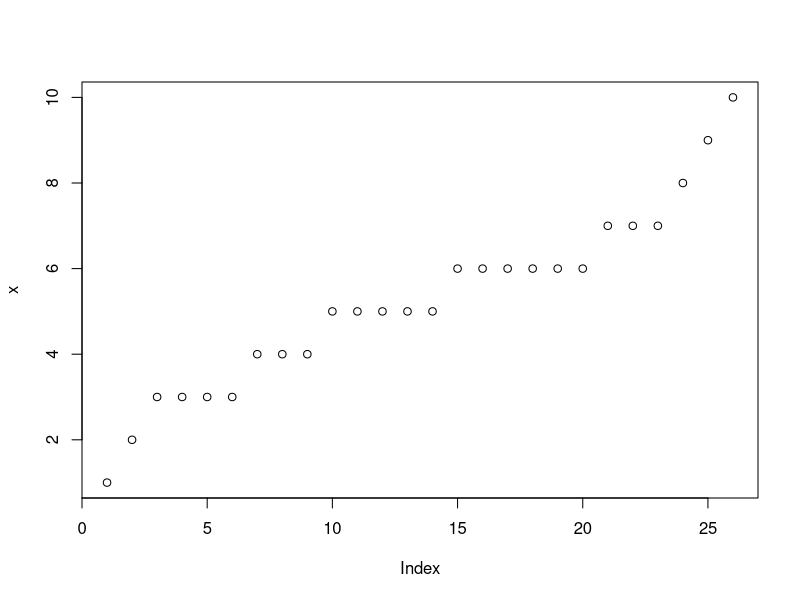
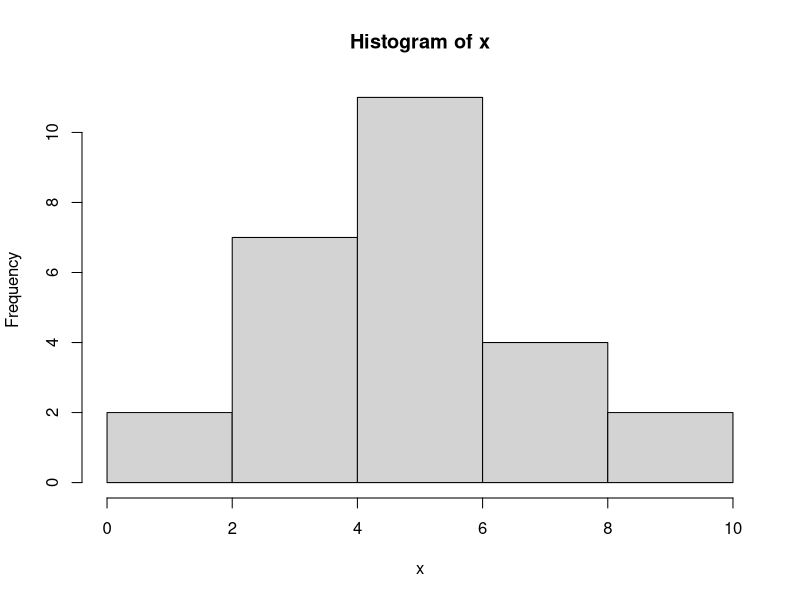
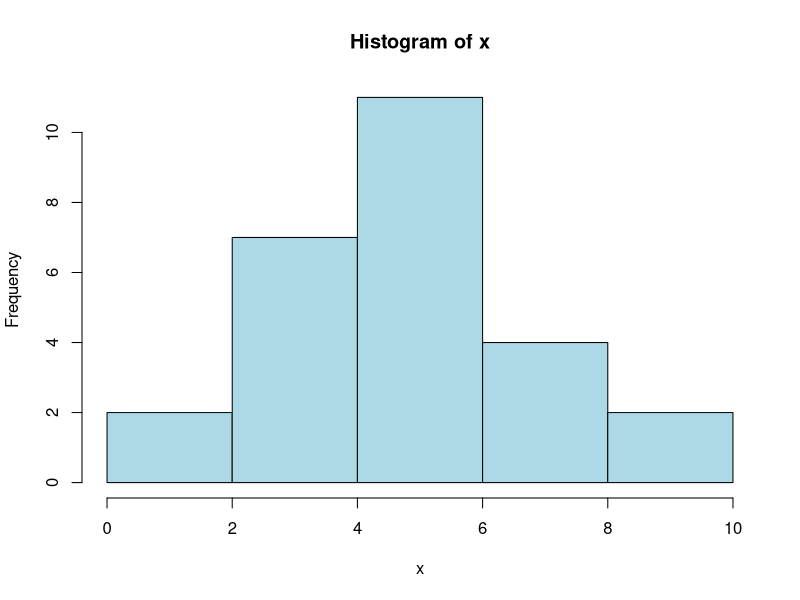
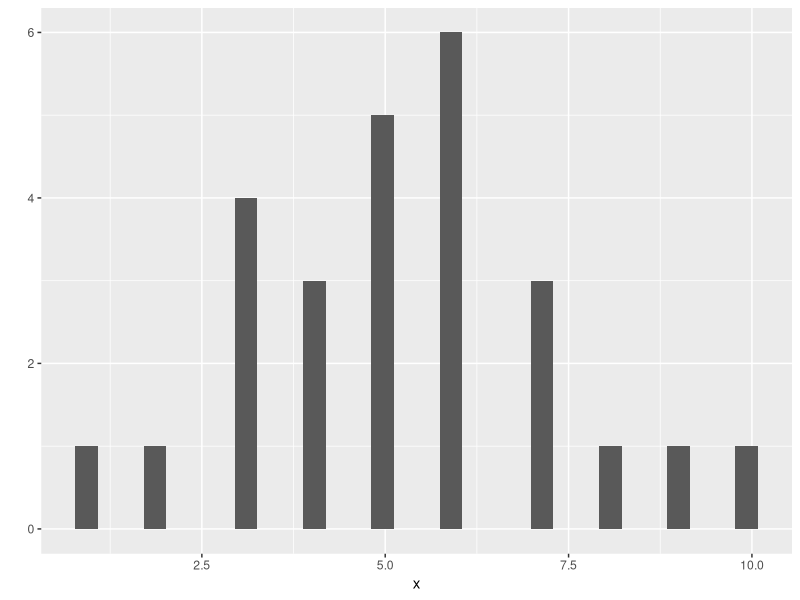
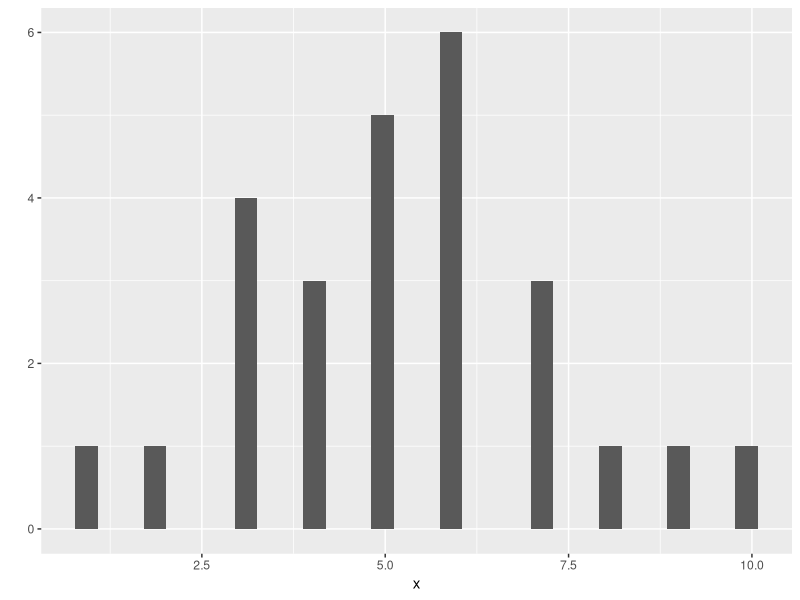
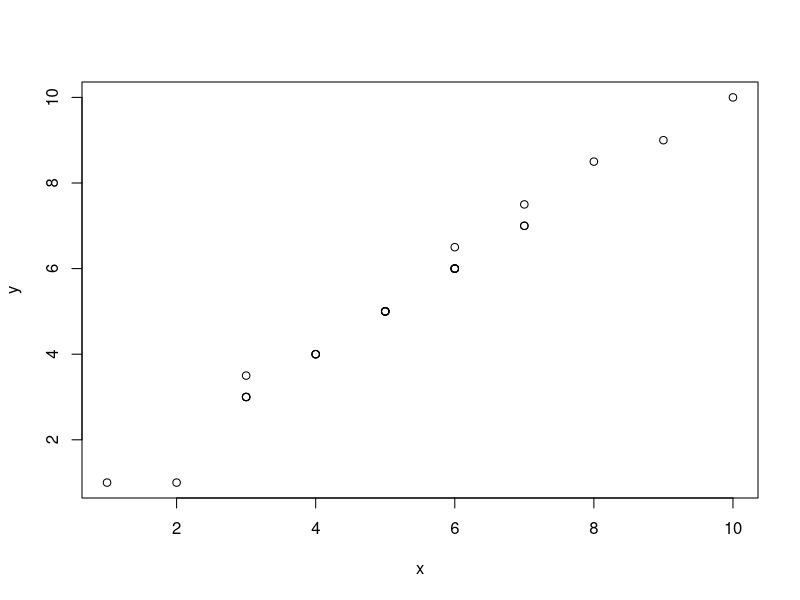
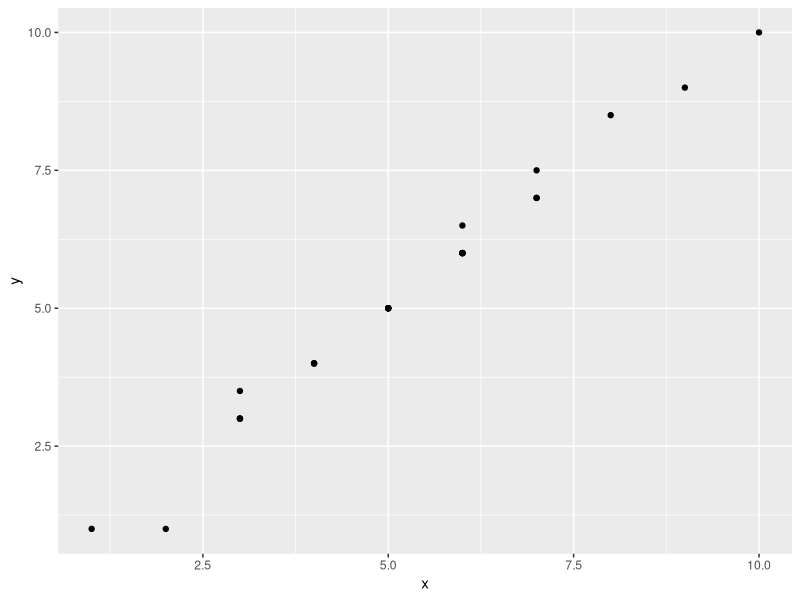

Generate these figures, in order, with R:
# ******************************************************************
#   
#           ** TP1 : R pour sciences humaines **
#                       (Maelle AMAND)
# 
# ******************************************************************
#   
# A la base, R est une grosse machine à calculer. 
# Au début des ordinateurs appelait ce genre de machines
# "number crunching machines".

# Faisons quelques calculs...

# @@@@@@@@@@@@@@@@@@@@@@@@@@@@@@@@@@@@@@@@@@@@@@@@@@@@@@@@@@@@@@@
# @@@@@@@@@@@@@@@@@@ CALCULS DE BASE @@@@@@@@@@@@@@@@@@@@@@@@@@@@
# @@@@@@@@@@@@@@@@@@@@@@@@@@@@@@@@@@@@@@@@@@@@@@@@@@@@@@@@@@@@@@@

2+4

777*10

(5+5)*2

67*2

67/0.5


# A vous! Tapez quelques calculs et observez le résultat:

# ________________________________________________________________
# ________________________________________________________________
# ________________________________________________________________

# @@@@@@@@@@@@@@@@@@@@@@@@@@@@@@@@@@@@@@@@@@@@@@@@@@@@@@@@@@@@@@@
# @@@@@@@@@@@@@@@@@@ CREATION DE VECTEURS @@@@@@@@@@@@@@@@@@@@@@@
# @@@@@@@@@@@@@@@@@@@@@@@@@@@@@@@@@@@@@@@@@@@@@@@@@@@@@@@@@@@@@@@


# Donnons un nom à notre calcul: on dit qu'on "stocke le calcul dans
# un vector" (English:"you assign values to a vector")

calcul1 <- 777*10
# vérifions si calcul1 contient bien le résultat de notre calcul 
calcul1

# A vous! Changez le nom du vecteur et changez le calcul: 



# ________________________________________________________________
# ________________________________________________________________
# ________________________________________________________________

# On peut donner un nom à une liste de mots :

mots <- c("cailloux","choux","genoux","hiboux", "poux")
mots


# On peut aussi donner un nom à une liste d'énoncés. Ce qui importe c'est de 
# mettre l'énoncé entre " ".

poeme <-c("Ma vie à la tienne est tressée" , "Comme on tresse des fils soyeux," , "Et je pense avec ta pensée," , "Et je regarde avec tes yeux.")
poeme


# A vous! Changez la liste de mot et stockez-la dans un vecteur. Puis faites de même
# avec un énoncé:



# ________________________________________________________________
# ________________________________________________________________
# ________________________________________________________________


# @@@@@@@@@@@@@@@@@@@@@@@@@@@@@@@@@@@@@@@@@@@@@@@@@@@@@@@@@@@@@@@
# @@@@@@@@@@@@@@@@@@ PREMIERES FONCTIONS @@@@@@@@@@@@@@@@@@@@@@@@
# @@@@@@@@@@@@@@@@@@@@@@@@@@@@@@@@@@@@@@@@@@@@@@@@@@@@@@@@@@@@@@@

# R peut calculer la moyenne d'une série de chiffres.
# on utilise le mot anglais: mean. 
# On prépare d'abord le vecteur qui contient
# cette série de chiffres. Puis on fait la moyenne en 
# tapant la fonction mean puis on ajoute le vecteur entre parenthèses.


notes <- c(4,4,8,8)
mean(notes)

# Quand on a des chiffres, la fonction summary donne des informations
# supplémentaires. Lesquelles ?
summary(notes)



# A vous ! Calculez la moyenne d'une série de chiffres de votre choix !
# Cela peut etre la taille des participants à ce stage ! 
# Appliquez ensuite la fonction summary à votre vecteur !





# La fonction sqrt peut être utile. A votre avis, que fait-elle?
sqrt(25)



# On peut aussi calculer le carré ou le cube d'un chiffre. 

3^2
6^2

# A vous ! Calculez le carré du chiffre de votre choix:




# Un peu de déduction !
# Sachant que 4^2 permet de calculer 
# le carré de 4, quel sera le cube de 4 ?




# @@@@@@@@@@@@@@@@@@@@@@@@@@@@@@@@@@@@@@@@@@@@@@@@@@@@@@@@@@@@@@@
# @@@@@@@@@@@@@@@@@@ PREMIERS GRAPHIQUES @@@@@@@@@@@@@@@@@@@@@@@@
# @@@@@@@@@@@@@@@@@@@@@@@@@@@@@@@@@@@@@@@@@@@@@@@@@@@@@@@@@@@@@@@


# Avec UNE série de chiffres on peut faire un nuage de points:
# (English: scatterplot)
# On prépare d'abord sa série de chiffre. Puis, on utilise la 
# fonction plot()

x <- c(1,2,3,3,3,3,4,4,4,5,5,5,5,5,6,6,6,6,6,6,7,7,7,8,9,10)
plot(x)

# Avec une série de chiffres on peut aussi faire un histogramme:
# (English; histogram)

hist(x)
hist(x, col="lightblue")

# Pour un graphique plus joli on peut utiliser la fonction
# qplot(). Le "q" de qplot veut dire "quick" plot. 
# Pour utiliser cette fonction, installez le package 
# ggplot2 (m'appeler pour que je vous aide). Puis activez-le
# à l'aide de la commande:
library(ggplot2)

qplot(x)

# A votre avis, quelle est la différence entre 
# le premier histogramme et le second ? (à part la différence de couleurs)


qplot(x)

# A vous ! Créez un histogramme à partir d'une série de chiffres
# Utilisez hist(), puis qplot()




#________________________________________________________________

# # Avec DEUX séries de chiffres on peut faire un nuage de points:
# (English: scatterplot)
# On prépare d'abord ses séries de chiffres. Puis, on utilise la 
# fonction plot() à nouveaux

x <- c(1,2,3,3,3,3,4,4,4,5,5,5,5,5,6,6,6,6,6,6,7,7,7,8,9,10)
y <- c(1,1,3,3.5,3,3,4,4,4,5,5,5,5,5,6,6,6.5,6,6,6,7.5,7,7,8.5,9,10)
plot(x,y)
qplot(x,y)


# Que se passe-t-il si l'on tape: plot(y,x) ? ESt-ce pareil pour
# qplot(y,x)




# Changez la dernière valeur de y à 5. Refaites le graphique.
# Observez la différence.



# A vous ! Créez 2 séries de chiffres et utilisez la fonction plot.